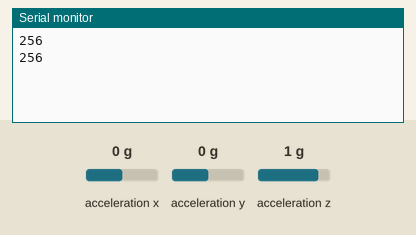
A sketch run on a simulated Arduino Uno, built with avr-gcc and run on an emulated ATmega328P. On the bench: the last lines printed to the serial monitor. The inputs (shaded band) are chosen by the test bench; at power-on: acceleration z 1 g, acceleration x 0 g, acceleration y 0 g.

Above: at 1.8 s.
1.9 s: acceleration z set to -1.4 g
At 2.8 s:
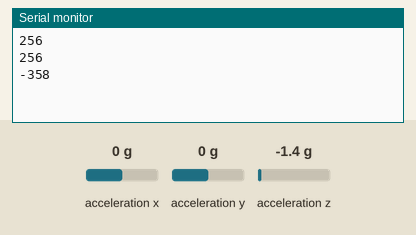
3.4 s: acceleration z set to -0.8 g
At 4.7 s:
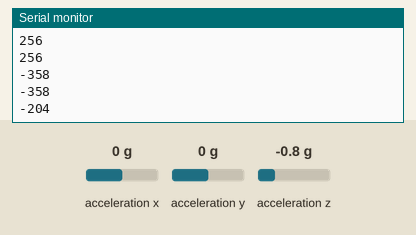
Timing chart, 0 to 6.4 s (numbered marks = the images above; inputs shaded):
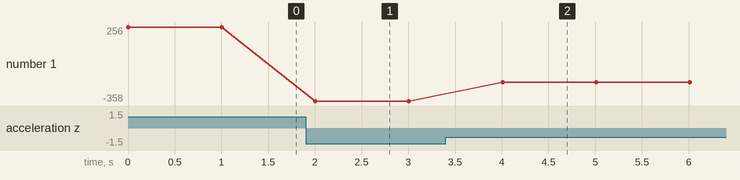

Measured:
- after the input at 1.9 s, the serial monitor: prints a new line after 0.11 s (image 1)
- after the input at 3.4 s, the serial monitor: prints a new line after 0.61 s (image 2)
- plotted number 1: 256 → -358 after the input at 1.9 s, -358 → -204 after the input at 3.4 s

The sketch:

Arduino_AccelerometerADXL345.ino
```cpp
// Arduino code and library is available to download - link below the video.

/* Accelerometer connection pins (I2C) to Arduino are shown below:

Arduino     Accelerometer ADXL345
  A5            SCL
  A4            SDA
  3.3V          CS
  3.3V          VCC
  GND           GND
*/

#include <Wire.h>
#include <ADXL345.h>


ADXL345 adxl; //variable adxl is an instance of the ADXL345 library

int x,y,z;
int rawX, rawY, rawZ;
float X, Y, Z;
float rollrad, pitchrad;
float rolldeg, pitchdeg;

void setup(){
  Serial.begin(9600);
  adxl.powerOn();
}

void loop(){
  adxl.readAccel(&x, &y, &z); //read the accelerometer values and store them in variables  x,y,z
  // Output (x,y,z) on horizontal plane should be approximately (0,0,255)
  // the following 3 lines is for an offset
  rawX=x-7;
  rawY=y-6;
  rawZ=z+10;

  X = rawX/256.00; // used for angle calculations
  Y = rawY/256.00; // used for angle calculations
  Z = rawZ/256.00; // used for angle calculations

  rollrad = atan(Y/sqrt(X*X+Z*Z));  // calculated angle in radians
  pitchrad = atan(X/sqrt(Y*Y+Z*Z)); // calculated angle in radians

  rolldeg = 180*(atan(Y/sqrt(X*X+Z*Z)))/PI; // calculated angle in degrees
  pitchdeg = 180*(atan(X/sqrt(Y*Y+Z*Z)))/PI; // calculated angle in degrees
  // print out values:
   Serial.println(z);     // raw data without offset

  delay(1000);
}
```
